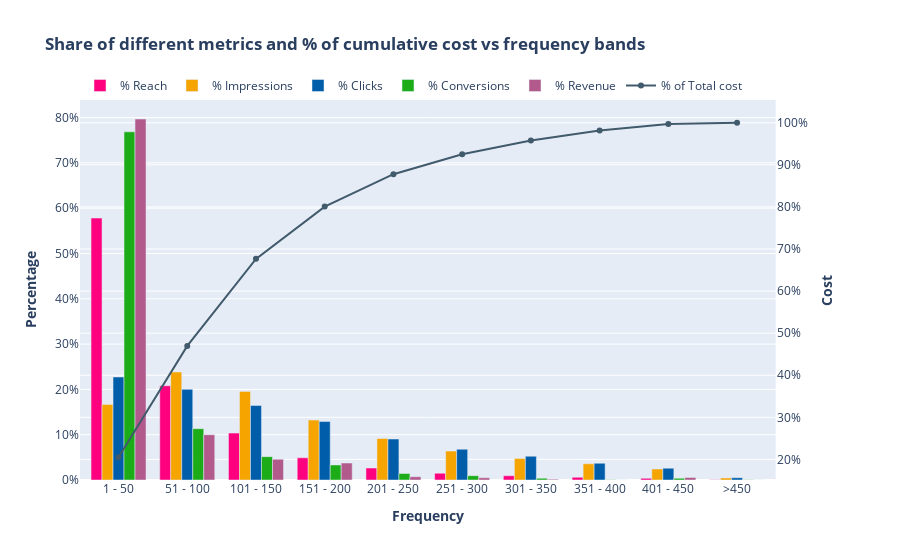

Notebook code for this chart:
### Markdown cell above
#### Plot 3 - Share of different metrics and % of cumulative cost vs frequency bands

### Code cell
fig = make_subplots(specs=[[{"secondary_y": True}]])

fig.add_trace(go.Bar(x=df_an.frequency_range,
                     y=df_an["reach"]/df_an["cumsum_reach"].max()*100,
                     name="% Reach", marker_color=c_reach), 
                     secondary_y=False)

fig.add_trace(go.Bar(x=df_an.frequency_range,
                     y=df_an["total_impressions"]/df_an["cumsum_total_impressions"].max()*100,
                     name="% Impressions", marker_color=c_impressions),
                     secondary_y=False)

fig.add_trace(go.Bar(x=df_an.frequency_range,
                     y=df_an["total_clicks"]/df_an["cumsum_total_clicks"].max()*100,
                     name="% Clicks", marker_color=c_clicks),
                     secondary_y=False,)

fig.add_trace(go.Bar(x=df_an.frequency_range,
                     y=df_an["total_conversions"]/df_an["cumsum_total_conversions"].max()*100,
                     name="% Conversions", marker_color=c_conversions),
                     secondary_y=False,)

fig.add_trace(go.Bar(x=df_an.frequency_range,
                     y=df_an["total_revenue"]/df_an["cumsum_total_revenue"].max()*100,
                     name="% Revenue", marker_color=c_revenue),
                     secondary_y=False,)

fig.add_trace(go.Scatter(x=df_an.frequency_range, 
                         y=df_an.cumsum_total_cost/df_an.cumsum_total_cost.max()*100,
                         mode='lines+markers',
                         name='% of Total cost', marker_color=c_cost),
                         secondary_y=True,)

fig.update_layout(
    title='<b>Share of different metrics and % of cumulative cost vs frequency bands</b>',
    #template="plotly_dark",
    xaxis = dict(
        tickmode = 'array',
        ),
    xaxis_title="<b>Frequency</b>",
    #xaxis_range=[0,10]    
)


fig.update_layout(legend=dict(
    orientation="h",
    yanchor="bottom",
    y=1,
    xanchor="left",
    x=0
))

# Set y-axes titles
fig.update_yaxes(title_text="<b>Percentage</b>", ticksuffix = "%", secondary_y=False)
fig.update_yaxes(title_text="<b>Cost</b>", ticksuffix = "%", secondary_y=True)

### Figure 1 — Plotly figure (JSON) as saved in the notebook; plotly's stock layout.template omitted (floating-point values rounded to 4 significant figures)
{"data": [{"marker": {"color": "#ff007f"}, "name": "% Reach", "type": "bar", "x": ["1 - 50", "51 - 100", "101 - 150", "151 - 200", "201 - 250", "251 - 300", "301 - 350", "351 - 400", "401 - 450", ">450"], "xaxis": "x", "y": [57.83, 20.8, 10.35, 4.9, 2.64, 1.497, 0.9376, 0.6143, 0.3688, 0.06239], "yaxis": "y"}, {"marker": {"color": "#F5A400"}, "name": "% Impressions", "type": "bar", "x": ["1 - 50", "51 - 100", "101 - 150", "151 - 200", "201 - 250", "251 - 300", "301 - 350", "351 - 400", "401 - 450", ">450"], "xaxis": "x", "y": [16.65, 23.83, 19.56, 13.23, 9.16, 6.378, 4.729, 3.577, 2.432, 0.4488], "yaxis": "y"}, {"marker": {"color": "#005daa"}, "name": "% Clicks", "type": "bar", "x": ["1 - 50", "51 - 100", "101 - 150", "151 - 200", "201 - 250", "251 - 300", "301 - 350", "351 - 400", "401 - 450", ">450"], "xaxis": "x", "y": [22.74, 20.02, 16.44, 12.91, 9.048, 6.787, 5.252, 3.702, 2.608, 0.505], "yaxis": "y"}, {"marker": {"color": "#1CAC18"}, "name": "% Conversions", "type": "bar", "x": ["1 - 50", "51 - 100", "101 - 150", "151 - 200", "201 - 250", "251 - 300", "301 - 350", "351 - 400", "401 - 450", ">450"], "xaxis": "x", "y": [76.86, 11.33, 5.151, 3.328, 1.426, 0.9509, 0.3962, 0.07924, 0.3962, 0.07924], "yaxis": "y"}, {"marker": {"color": "#b15a8b"}, "name": "% Revenue", "type": "bar", "x": ["1 - 50", "51 - 100", "101 - 150", "151 - 200", "201 - 250", "251 - 300", "301 - 350", "351 - 400", "401 - 450", ">450"], "xaxis": "x", "y": [79.7, 9.995, 4.576, 3.747, 0.721, 0.4963, 0.188, 0.006391, 0.5679, 0.005751], "yaxis": "y"}, {"marker": {"color": "#415a6c"}, "mode": "lines+markers", "name": "% of Total cost", "type": "scatter", "x": ["1 - 50", "51 - 100", "101 - 150", "151 - 200", "201 - 250", "251 - 300", "301 - 350", "351 - 400", "401 - 450", ">450"], "xaxis": "x", "y": [20.51, 46.98, 67.66, 80.07, 87.78, 92.5, 95.76, 98.15, 99.73, 100], "yaxis": "y2"}], "layout": {"legend": {"orientation": "h", "x": 0, "xanchor": "left", "y": 1, "yanchor": "bottom"}, "title": {"text": "<b>Share of different metrics and % of cumulative cost vs frequency bands</b>"}, "xaxis": {"anchor": "y", "domain": [0, 0.94], "tickmode": "array", "title": {"text": "<b>Frequency</b>"}}, "yaxis": {"anchor": "x", "domain": [0, 1], "ticksuffix": "%", "title": {"text": "<b>Percentage</b>"}}, "yaxis2": {"anchor": "x", "overlaying": "y", "side": "right", "ticksuffix": "%", "title": {"text": "<b>Cost</b>"}}}}
